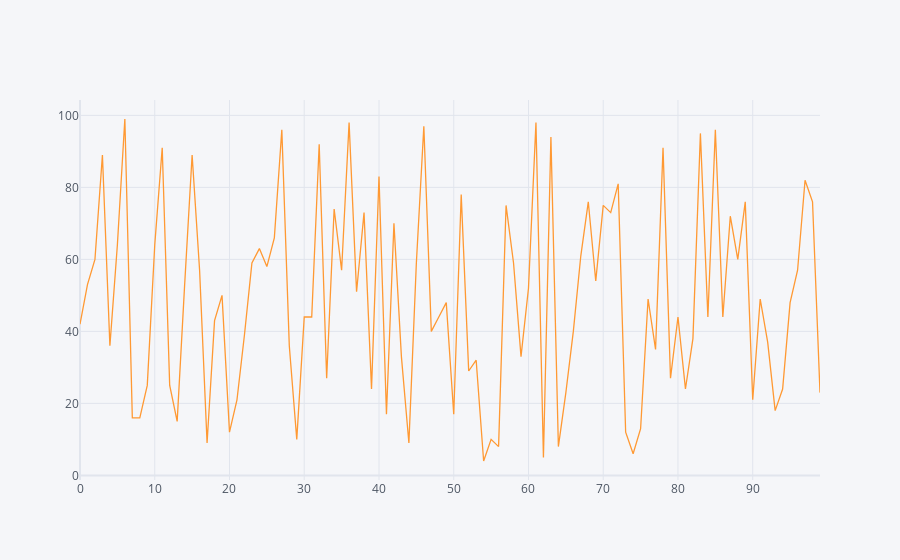

Notebook cell for this chart:
### Code cell
df1.iplot()

### Figure 1 — Plotly figure (JSON) as saved in the notebook; plotly's stock layout.template omitted (floating-point values rounded to 4 significant figures)
{"data": [{"line": {"color": "rgba(255, 153, 51, 1.0)", "dash": "solid", "shape": "linear", "width": 1.3}, "mode": "lines", "name": "0", "text": "", "type": "scatter", "x": [0, 1, 2, 3, 4, 5, 6, 7, 8, 9, 10, 11, 12, 13, 14, 15, 16, 17, 18, 19, 20, 21, 22, 23, 24, 25, 26, 27, 28, 29, 30, 31, 32, 33, 34, 35, 36, 37, 38, 39, 40, 41, 42, 43, 44, 45, 46, 47, 48, 49, 50, 51, 52, 53, 54, 55, 56, 57, 58, 59, 60, 61, 62, 63, 64, 65, 66, 67, 68, 69, 70, 71, 72, 73, 74, 75, 76, 77, 78, 79, 80, 81, 82, 83, 84, 85, 86, 87, 88, 89, 90, 91, 92, 93, 94, 95, 96, 97, 98, 99], "y": [42, 53, 60, 89, 36, 64, 99, 16, 16, 25, 64, 91, 25, 15, 53, 89, 57, 9, 43, 50, 12, 21, 39, 59, 63, 58, 66, 96, 36, 10, 44, 44, 92, 27, 74, 57, 98, 51, 73, 24, 83, 17, 70, 33, 9, 59, 97, 40, 44, 48, 17, 78, 29, 32, 4, 10, 8, 75, 59, 33, 52, 98, 5, 94, 8, 23, 40, 61, 76, 54, 75, 73, 81, 12, 6, 13, 49, 35, 91, 27, 44, 24, 38, 95, 44, 96, 44, 72, 60, 76, 21, 49, 37, 18, 24, 48, 57, 82, 76, 23]}], "layout": {"legend": {"bgcolor": "#F5F6F9", "font": {"color": "#4D5663"}}, "paper_bgcolor": "#F5F6F9", "plot_bgcolor": "#F5F6F9", "title": {"font": {"color": "#4D5663"}}, "xaxis": {"gridcolor": "#E1E5ED", "showgrid": true, "tickfont": {"color": "#4D5663"}, "title": {"font": {"color": "#4D5663"}, "text": ""}, "zerolinecolor": "#E1E5ED"}, "yaxis": {"gridcolor": "#E1E5ED", "showgrid": true, "tickfont": {"color": "#4D5663"}, "title": {"font": {"color": "#4D5663"}, "text": ""}, "zerolinecolor": "#E1E5ED"}}}
